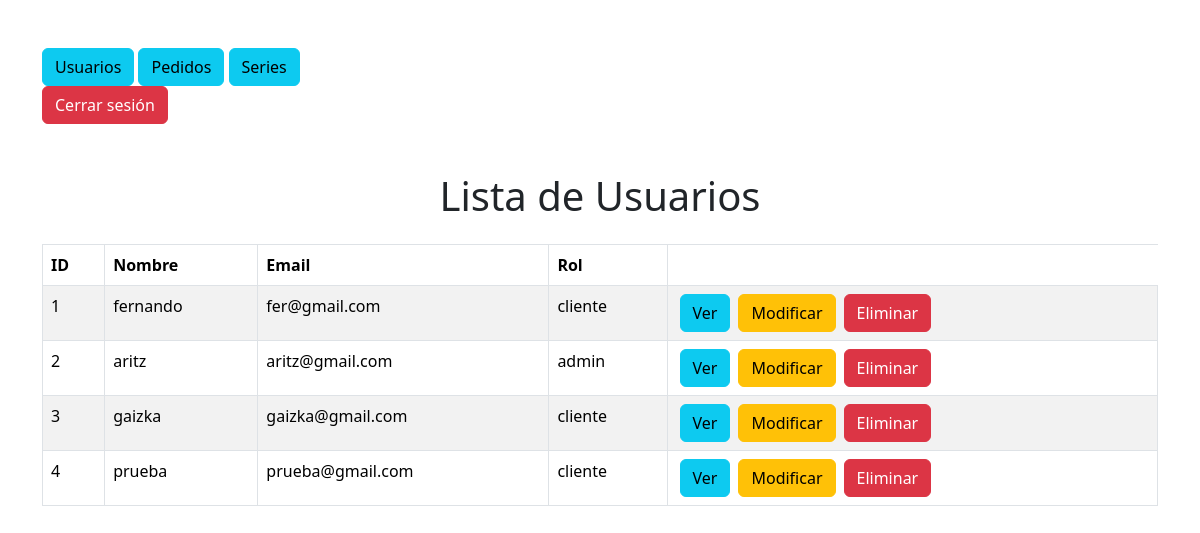
Screenshot of /index.php?entity=usuario&action=index (signed in) with the database file from the repository.
### tables this page shows
CREATE TABLE usuario (
    id_usuario INT AUTO_INCREMENT PRIMARY KEY,
    nombre VARCHAR(50) NOT NULL,
    email VARCHAR(100) NOT NULL UNIQUE,
    password VARCHAR(255) NOT NULL,
    rol ENUM('cliente', 'admin') NOT NULL DEFAULT 'cliente'
);

### controller/CUsuario.php (called while the page is built, shortened)
<?php
require_once 'model/MUsuario.php';
class CUsuario
{
    private $model;
    public function __construct()
    {
        $this->model = new MUsuario();
    }
    public function index()
    {
        $data = $this->model->getAll();
        require __DIR__ . '/../view/VUsuarioIndex.php';
    }
}

### index.php (called while the page is built)
<?php
    require_once __DIR__ . '/controller/Controller.php';
?>

### db/db.php (called while the page is built)
<?php
    class Db{
        public static function getConexion(){
            $conexion=new mysqli("localhost", "root", "", "manga_ancha");
            $conexion->query("SET NAMES 'utf8'");
            return $conexion;
        }
    }
?>

### model/MUsuario.php (called while the page is built, shortened)
<?php
class MUsuario {
    private $conexion;
    public function __construct()
    {
        $this->conexion = Db::getConexion();
    }
    public function getAll() {
        $resultado = [];
        $sentencia = $this->conexion->query("SELECT * FROM usuario;");
        while($fila = $sentencia->fetch_assoc()) {
            $resultado[] = $fila;
        }
        return $resultado;
    }
}
?>

### view/VUsuarioIndex.php (the view, shortened to what this page needs)
<!DOCTYPE html>
<html lang="es">
<head>
    <link href="https://cdn.jsdelivr.net/npm/bootstrap@5.3.1/dist/css/bootstrap.min.css" rel="stylesheet">
</head>
<body>
<div class="container mt-5">
    <a href="index.php?entity=usuario&action=index" class="btn btn-info">Usuarios</a>
    <a href="index.php?entity=pedido&action=index" class="btn btn-info">Pedidos</a>
    <a href="index.php?entity=serie&action=index" class="btn btn-info">Series</a>
    <br/>
    <a href="index.php?entity=login&action=logout" class="btn btn-danger">Cerrar sesión</a>
</div>
<div class="container mt-5">
    <h1 class="text-center mb-4">Lista de Usuarios</h1>
    <table class="table table-striped table-bordered">
        <thead class="bg-dark text-white">
            <tr>
                <th scope="col">ID</th>
                <th scope="col">Nombre</th>
                <th scope="col">Email</th>
                <th scope="col">Rol</th>
            </tr>
        </thead>
        <tbody>
            <?php
                foreach($data as $dato) {
                    echo '<tr>';
                    echo '<td>' . $dato["id_usuario"] . '</td>';
                    echo '<td>' . $dato["nombre"] . '</td>';
                    echo '<td>' . $dato["email"] . '</td>';
                    echo '<td>' . $dato["rol"] . '</td>';
                    echo '<td>';
                    echo '<a href="index.php?entity=usuario&action=show&id=' . $dato['id_usuario'] . '" class="btn btn-info mx-1">Ver</a>';
                    echo '<a href="index.php?entity=usuario&action=edit&id=' . $dato['id_usuario'] . '" class="btn btn-warning mx-1">Modificar</a>';
                    echo '<a href="index.php?entity=usuario&action=destroy&id=' . $dato['id_usuario'] . '" class="btn btn-danger mx-1">Eliminar</a>';
                    echo '</td>';
                    echo '</tr>';
            }
            ?>
        </tbody>
    </table>
</div>
</body>
</html>

### rows the page displays
usuario: id_usuario "1", nombre "fernando", email "fer@gmail.com", rol "cliente"
usuario: id_usuario "2", nombre "aritz", email "aritz@gmail.com", rol "admin"
usuario: id_usuario "3", nombre "gaizka", email "gaizka@gmail.com", rol "cliente"
usuario: id_usuario "4", nombre "prueba", email "prueba@gmail.com", rol "cliente"
